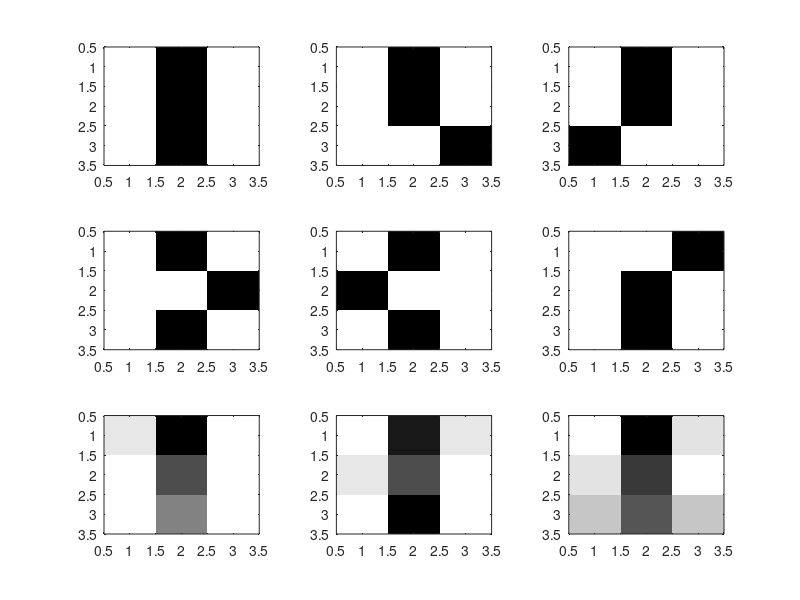
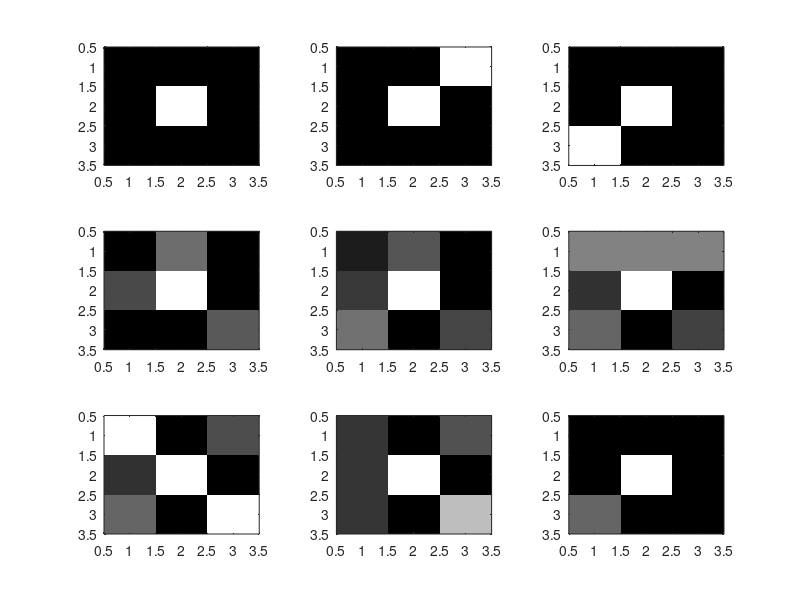

Here is the MATLAB script that generated these plots, in order:
load lines_circles.mat

figure
for i=1:9
    tmp = line(:,:,i);
    subplot(3,3,i), imagesc(1-tmp), colormap(gray)
end

figure
for i=1:9
    tmp = circle(:,:,i);
    subplot(3,3,i), imagesc(1-tmp), colormap(gray)
end